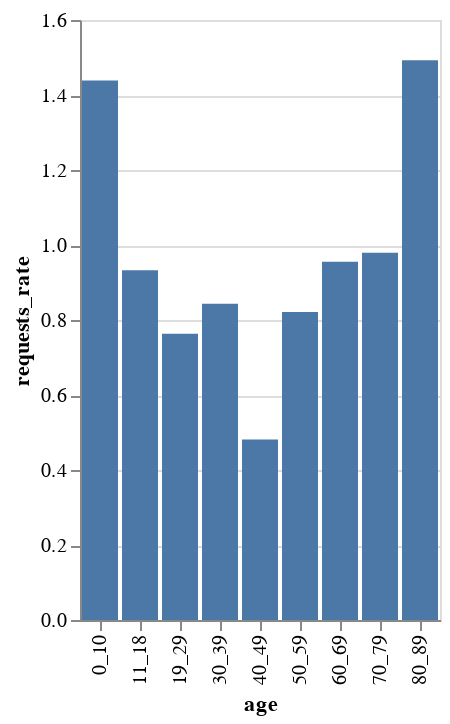

Notebook source saved alongside this figure:
### Code cell
chart = alt.Chart(counts_merged).mark_bar().encode(
	x=variable,
	y='requests_rate'
)

chart

### Figure 1 — Vega-Lite specification as saved in the notebook (floating-point values rounded to 4 significant figures)
{"config": {"view": {"continuousWidth": 300, "continuousHeight": 300}}, "data": {"name": "data-ff4f76ad54261f19e6e5da2a14f9880c"}, "mark": {"type": "bar"}, "encoding": {"x": {"field": "age", "type": "nominal"}, "y": {"field": "requests_rate", "type": "quantitative"}}, "$schema": "https://vega.github.io/schema/vega-lite/v5.14.1.json", "datasets": {"data-ff4f76ad54261f19e6e5da2a14f9880c": [{"age": "0_10", "count_all": 556, "count_requests": 8, "requests_rate": 1.439}, {"age": "11_18", "count_all": 2359, "count_requests": 22, "requests_rate": 0.9326}, {"age": "19_29", "count_all": 21622, "count_requests": 165, "requests_rate": 0.7631}, {"age": "30_39", "count_all": 5929, "count_requests": 50, "requests_rate": 0.8433}, {"age": "40_49", "count_all": 8519, "count_requests": 41, "requests_rate": 0.4813}, {"age": "50_59", "count_all": 6452, "count_requests": 53, "requests_rate": 0.8215}, {"age": "60_69", "count_all": 2721, "count_requests": 26, "requests_rate": 0.9555}, {"age": "70_79", "count_all": 1123, "count_requests": 11, "requests_rate": 0.9795}, {"age": "80_89", "count_all": 67, "count_requests": 1, "requests_rate": 1.493}]}}
